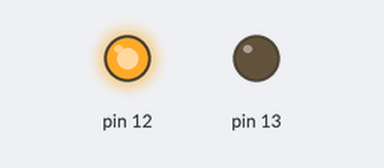
Bench run of a sketch on a simulated Arduino Uno, built with avr-gcc and run on an emulated ATmega328P. Parts: output pins drawn as LEDs (lit = HIGH).

Above: at 0.5 s.
At 2.5 s:
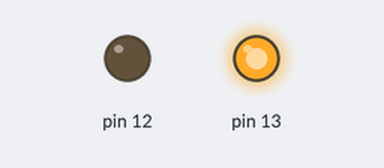
At 3.5 s:
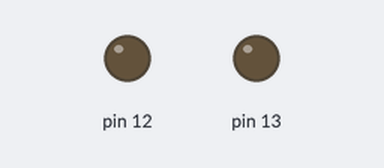
Timing chart, 0 to 5.2 s (numbered marks = the images above):
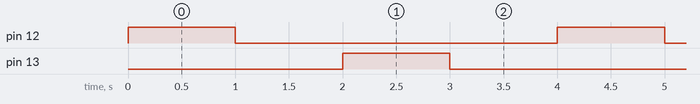

Measured:
- by itself, pin 12, pin 13: alternates HIGH for 1.0 s and LOW for 3.0 s
- by itself, everything shown: repeats every 4.0 s, in 4 steps

The sketch:

20240104_led.ino
```cpp
//ctrl+t -> 자동정렬
//ctrl+u -> 실행
//ctrl+spacebar -> 자동완성
void setup() {
  //pinMode(핀번호,액츄에이터or센서)
  pinMode(12, OUTPUT);
  pinMode(13, OUTPUT);
}
void loop() {
  digitalWrite(12, 1);
  delay(1000);
  digitalWrite(12, 0);
  delay(1000);
  digitalWrite(13, 1);
  delay(1000);
  digitalWrite(13, 0);
  delay(1000);
}
```
